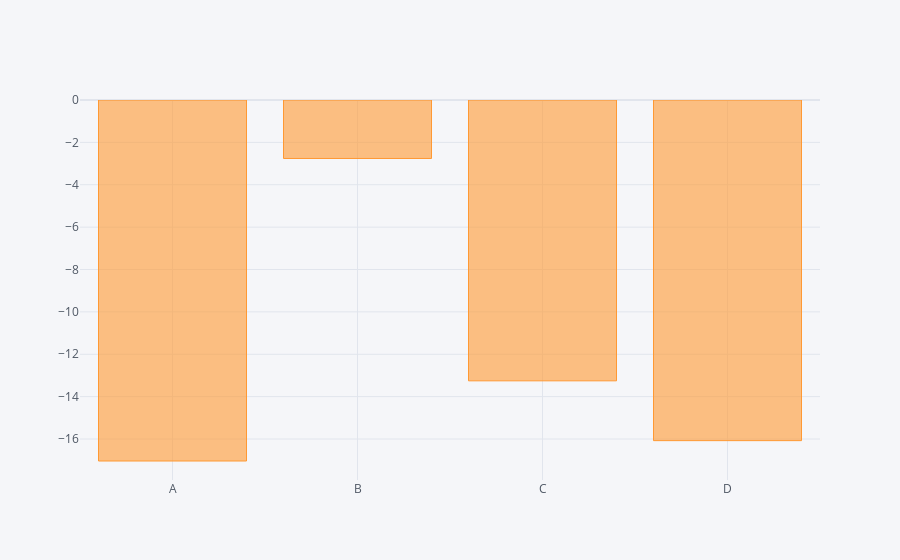

Source (notebook cell):
### Code cell
df.sum().iplot(kind='bar')

### Figure 1 — Plotly figure (JSON) as saved in the notebook; plotly's stock layout.template omitted (floating-point values rounded to 4 significant figures)
{"data": [{"marker": {"color": "rgba(255, 153, 51, 0.6)", "line": {"color": "rgba(255, 153, 51, 1.0)", "width": 1}}, "name": "None", "orientation": "v", "text": "", "type": "bar", "x": ["A", "B", "C", "D"], "y": [-17.04, -2.76, -13.25, -16.08]}], "layout": {"legend": {"bgcolor": "#F5F6F9", "font": {"color": "#4D5663"}}, "paper_bgcolor": "#F5F6F9", "plot_bgcolor": "#F5F6F9", "title": {"font": {"color": "#4D5663"}}, "xaxis": {"gridcolor": "#E1E5ED", "showgrid": true, "tickfont": {"color": "#4D5663"}, "title": {"font": {"color": "#4D5663"}, "text": ""}, "zerolinecolor": "#E1E5ED"}, "yaxis": {"gridcolor": "#E1E5ED", "showgrid": true, "tickfont": {"color": "#4D5663"}, "title": {"font": {"color": "#4D5663"}, "text": ""}, "zerolinecolor": "#E1E5ED"}}}
